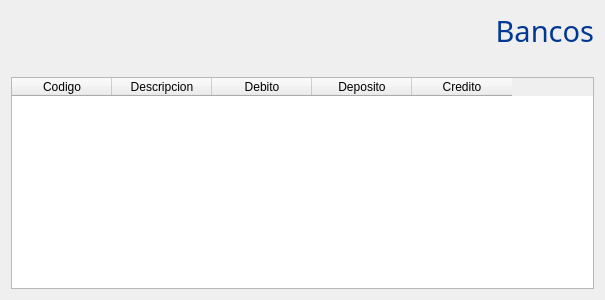
<?xml version="1.0" encoding="UTF-8"?>
<ui version="4.0">
 <class>bancos</class>
 <widget class="QWidget" name="bancos">
  <property name="geometry">
   <rect>
    <x>0</x>
    <y>0</y>
    <width>605</width>
    <height>300</height>
   </rect>
  </property>
  <property name="windowTitle">
   <string>Form</string>
  </property>
  <layout class="QVBoxLayout" name="verticalLayout">
   <item>
    <widget class="QLabel" name="label">
     <property name="font">
      <font>
       <family>Gill Sans MT</family>
       <pointsize>22</pointsize>
       <weight>50</weight>
       <italic>false</italic>
       <bold>false</bold>
      </font>
     </property>
     <property name="styleSheet">
      <string notr="true">font: 22pt &quot;Gill Sans MT&quot;;
color: rgb(00,56,147);</string>
     </property>
     <property name="text">
      <string>Bancos</string>
     </property>
     <property name="alignment">
      <set>Qt::AlignRight|Qt::AlignTrailing|Qt::AlignVCenter</set>
     </property>
    </widget>
   </item>
   <item>
    <spacer name="verticalSpacer">
     <property name="orientation">
      <enum>Qt::Vertical</enum>
     </property>
     <property name="sizeType">
      <enum>QSizePolicy::Fixed</enum>
     </property>
     <property name="sizeHint" stdset="0">
      <size>
       <width>20</width>
       <height>20</height>
      </size>
     </property>
    </spacer>
   </item>
   <item>
    <widget class="QTableWidget" name="tabla">
     <property name="font">
      <font>
       <family>Segoe UI</family>
       <pointsize>9</pointsize>
      </font>
     </property>
     <column>
      <property name="text">
       <string>Codigo</string>
      </property>
     </column>
     <column>
      <property name="text">
       <string>Descripcion</string>
      </property>
     </column>
     <column>
      <property name="text">
       <string>Debito</string>
      </property>
     </column>
     <column>
      <property name="text">
       <string>Deposito</string>
      </property>
     </column>
     <column>
      <property name="text">
       <string>Credito</string>
      </property>
     </column>
    </widget>
   </item>
  </layout>
 </widget>
 <resources/>
 <connections/>
</ui>
